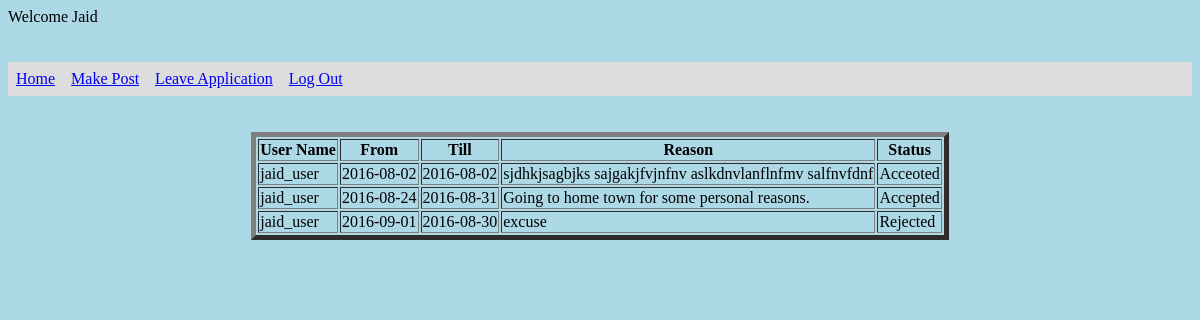
Screenshot of /view/requests.php (signed in) with the database file from the repository.
### tables this page shows
CREATE TABLE `profiles` (
  `id` int(11) NOT NULL,
  `fname` varchar(250) NOT NULL,
  `lname` varchar(250) NOT NULL,
  `email` varchar(250) NOT NULL,
  `pnumber` varchar(20) NOT NULL,
  `eid` varchar(10) NOT NULL,
  `username` varchar(50) NOT NULL,
  `password` varchar(50) NOT NULL
);

CREATE TABLE `leaverequest` (
  `id` int(11) NOT NULL,
  `username` varchar(50) NOT NULL,
  `fromdate` varchar(50) NOT NULL,
  `todate` varchar(50) NOT NULL,
  `reason` varchar(500) NOT NULL,
  `status` varchar(10) NOT NULL
);

### model/db.php (called while the page is built, shortened)
<?php
	function connect ($server,$username,$password,$db_name){
		$connection=mysqli_connect($server,$username,$password,$db_name);
		if(!$connection){
			die("Didn't connected");
		}
		else
			return $connection;
	}
	function getLastName($uname){
		$connection=connect($GLOBALS['server'],$GLOBALS['username'],$GLOBALS['password'],$GLOBALS['db_name']);
		if($connection){
			$sql = "select lname from profiles where username='".$uname."'";
			$result=$connection->query($sql);
			$row=$result->fetch_array(MYSQLI_ASSOC);
			return $row['lname'];
		}
	}
	function getRequestFromDb($uname){
		$connection=connect($GLOBALS['server'],$GLOBALS['username'],$GLOBALS['password'],$GLOBALS['db_name']);
		if($connection){
			$sql = "select * from leaverequest where username='".$uname."'";
			$result=$connection->query($sql);
			return $result;
		}
	}
?>

### controller/VerifySession.php (called while the page is built, shortened)
<?php
	include("../model/db.php");
	function getLName($uname){
		return getLastName($uname);
	}
	function getRequest($uname){
		$result=getRequestFromDb($uname);
		return $result;
	}
?>

### view/requests.php (the view, shortened to what this page needs)
<?php
	include('./../controller/VerifySession.php');
	$uname=getSession();
	$lname=getLName($uname['uname']);
	echo "Welcome ".$lname."<br/>";
?>
<!DOCTYPE html>
<!DOCTYPE html>
<html>
<head>
	<link rel="stylesheet" type="text/css" href="../css/mystyle.css">
</head>
<body>
<ul>
<li><a href="home.php">Home</a></li>
<li><a href="makepost.php">Make Post</a></li>
<li><a href="leaveapplication.php">Leave Application</a></li>
<li><a href="../controller/logout.php">Log Out</a></li>
</ul>
<div id='main_container'>
	<br/><br/>
	<table id="request_table" border="5" align="center">
		<th>User Name</th>
		<th>From</th>
		<th>Till</th>
		<th>Reason</th>
		<th>Status</th>
	<?php
		$result=getRequest($_SESSION['uname']);
		if($result->num_rows>0){
			while($row=$result->fetch_array(MYSQLI_ASSOC)){
				echo "<tr><td>".$row['username']."</td><td>".$row['fromdate']."</td><td>".$row['todate']."</td><td>".$row['reason']."</td><td>".$row['status']."</tr>";
			}
		}
	?>
</div>
</body>
</html>

### css/mystyle.css (style rules this page uses)
#main_container { text-align: center; }
ul { list-style-type: none; margin: 0; padding: 0; overflow: hidden; background-color: #dddddd; }
li { float: left; }
li a { display: block; padding: 8px; }
body { background-color: lightblue; }

### rows the page displays
profiles: lname "Jaid"
leaverequest: username "jaid_user", fromdate "2016-08-02", todate "2016-08-02", reason "sjdhkjsagbjks sajgakjfvjnfnv aslkdnvlanflnfmv salfnvfdnf", status "Acceoted"
leaverequest: username "jaid_user", fromdate "2016-08-24", todate "2016-08-31", reason "Going to home town for some personal reasons.", status "Accepted"
leaverequest: username "jaid_user", fromdate "2016-09-01", todate "2016-08-30", reason "excuse", status "Rejected"
